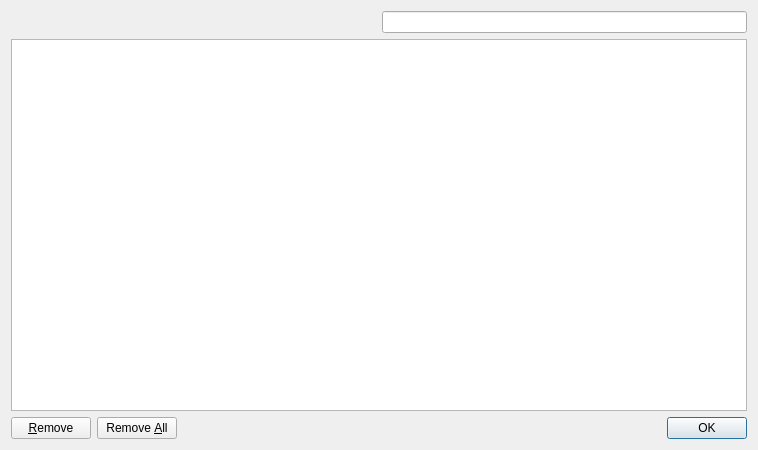
<?xml version="1.0" encoding="UTF-8"?>
<ui version="4.0">
 <class>HistoryDialog</class>
 <widget class="QDialog" name="HistoryDialog" >
  <property name="geometry" >
   <rect>
    <x>0</x>
    <y>0</y>
    <width>758</width>
    <height>450</height>
   </rect>
  </property>
  <property name="windowTitle" >
   <string>History</string>
  </property>
  <layout class="QGridLayout" name="gridLayout" >
   <item row="0" column="0" >
    <spacer>
     <property name="orientation" >
      <enum>Qt::Horizontal</enum>
     </property>
     <property name="sizeHint" stdset="0" >
      <size>
       <width>252</width>
       <height>20</height>
      </size>
     </property>
    </spacer>
   </item>
   <item row="0" column="1" >
    <widget class="SearchLineEdit" name="search" />
   </item>
   <item row="1" column="0" colspan="2" >
    <widget class="EditTreeView" name="tree" />
   </item>
   <item row="2" column="0" colspan="2" >
    <layout class="QHBoxLayout" >
     <item>
      <widget class="QPushButton" name="removeButton" >
       <property name="text" >
        <string>&amp;Remove</string>
       </property>
      </widget>
     </item>
     <item>
      <widget class="QPushButton" name="removeAllButton" >
       <property name="text" >
        <string>Remove &amp;All</string>
       </property>
      </widget>
     </item>
     <item>
      <spacer>
       <property name="orientation" >
        <enum>Qt::Horizontal</enum>
       </property>
       <property name="sizeHint" stdset="0" >
        <size>
         <width>40</width>
         <height>20</height>
        </size>
       </property>
      </spacer>
     </item>
     <item>
      <widget class="QDialogButtonBox" name="buttonBox" >
       <property name="standardButtons" >
        <set>QDialogButtonBox::Ok</set>
       </property>
      </widget>
     </item>
    </layout>
   </item>
  </layout>
 </widget>
 <customwidgets>
  <customwidget>
   <class>SearchLineEdit</class>
   <extends>QLineEdit</extends>
   <header>browser/searchlineedit.h</header>
  </customwidget>
  <customwidget>
   <class>EditTreeView</class>
   <extends>QTreeView</extends>
   <header>browser/edittreeview.h</header>
  </customwidget>
 </customwidgets>
 <resources/>
 <connections>
  <connection>
   <sender>buttonBox</sender>
   <signal>accepted()</signal>
   <receiver>HistoryDialog</receiver>
   <slot>accept()</slot>
   <hints>
    <hint type="sourcelabel" >
     <x>472</x>
     <y>329</y>
    </hint>
    <hint type="destinationlabel" >
     <x>461</x>
     <y>356</y>
    </hint>
   </hints>
  </connection>
 </connections>
</ui>
